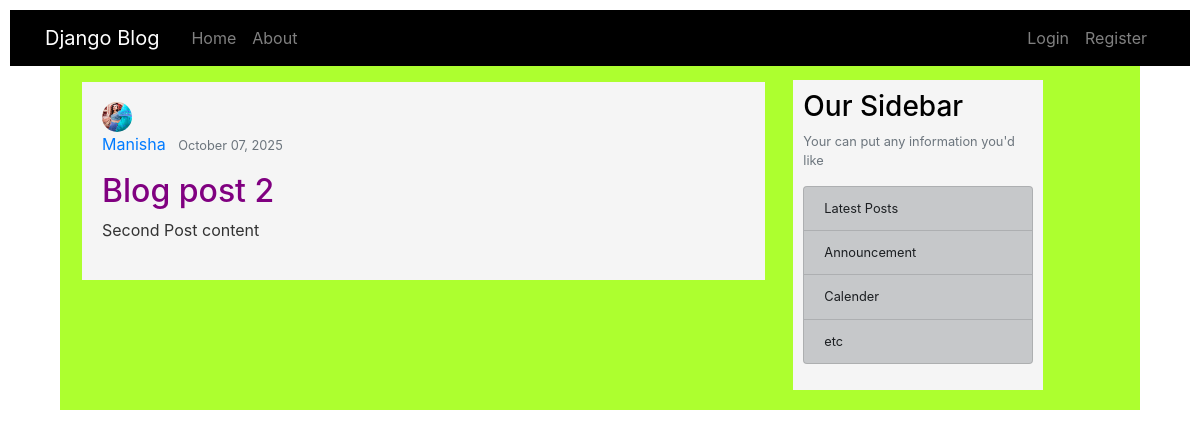
The app's page /blog/post/2/ with its own data.
### blog/models.py (models this page shows, shortened)
class Post(models.Model):
	title=models.CharField(max_length=200)
	content=models.TextField()
	date_posted=models.DateTimeField(default=timezone.now)#auto_now_add=True when we need only date when post is posted , default=timezone.now when we ant to chnage dtae modified
	author=models.ForeignKey(User,on_delete=models.CASCADE)#when we want unique author for his post and also delete post when author deleted

### users/models.py (models this page shows, shortened)
class Profile(models.Model):
	user = models.OneToOneField(User,on_delete=models.CASCADE)
	image = models.ImageField(default='default.jpg',upload_to='profile_pics')

### blog/views.py (the view)
# urls.py: path('post/<int:pk>/', PostDetailView.as_view(),name='post-detail'),#show post by primary key int
class PostDetailView(DetailView):
	model =Post

### blog/templates/blog/post_detail.html
{% extends "blog/base.html" %}
{% load static %}
{% block content %}
  <article class ="media content-section article">
    <img class ="rounded-circle article-img" src="{{object.author.profile.image.url}}">
    <div class ="media-body">
      <div class="article-metadata">
    <a class="mr-2" href="#">{{object.author}}</a>
    <small class="text-muted">{{ object.date_posted|date:"F d, Y" }}</p>
      </div>
      <h2 class="article-title">{{object.title}}</h2>
      <p class="article-content">{{object.content}}</p>
  </div>
  </article>
	{% endblock %}

### blog/static/css/style.css (style rules this page uses)
body { background-color: #fff; }
.content-section { display: inline-grid; color: #000; width:250px; padding: 10px; background-color: whitesmoke; }
.article { background-color: whitesmoke; padding: 20px; width: 100%; margin: 2px; }
.article-title { color: purple; font-size: 2rem; }
.article-content { color: #333; line-height: 1.6; font-size: 1rem; }
.article-img { width: 30px !important; height: 30px !important; }

### records on screen
Post: author.profile.image (picture), author "Manisha", date_posted "October 07, 2025", title "Blog post 2", content "Second Post content"
